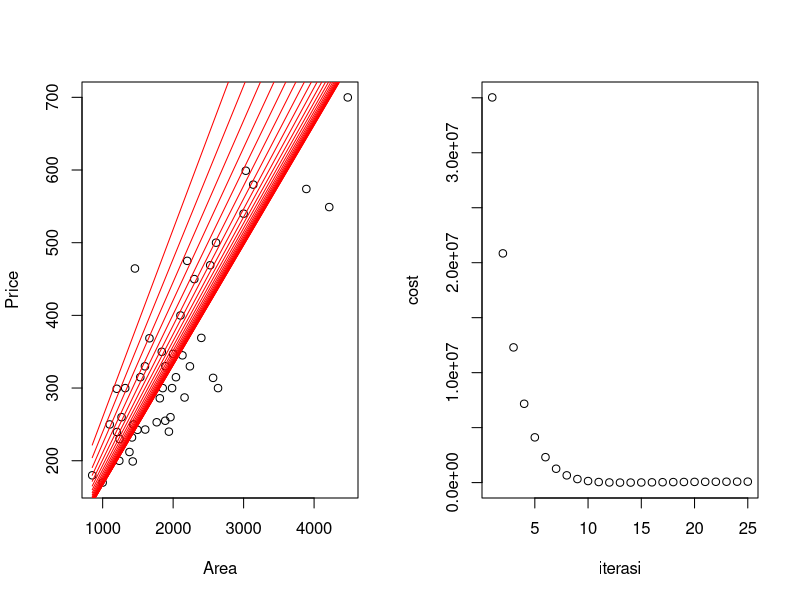

The R source for this figure:
## ---- chunk 1
linearModel <- function(x, p1, p2){
  res <- p1 + p2 * x
  
  return(res)
}
## ---- chunk 2
leastSquare <- function(ypred, yorigin) {
  res <- (0.5) * sum(ypred - yorigin)^2
return(res)
}
## ---- chunk 3
allCost <- NULL
# randomly initialize parameters, 
# drawing from a normal distribution
theta_0 <- rnorm(1, 0, 1)
theta_1 <- rnorm(1, 0, 1)
#set the learning rate
alpha <- 0.000000001
## ---- chunk 4
dataPortland <- read.csv("dataset/dataPortland.csv")
head(dataPortland)
## ---- chunk 5
#setting two-column plot
par(mfrow=c(1,2))
plot(xlab="Area", ylab="Price", dataPortland$area, dataPortland$price)

## ---- chunk 6
#begin the optimization
iter <- 25
for (i in 1 : iter) {
  y_pred <- sapply(dataPortland$area, linearModel, theta_0, theta_1)
  cost <- leastSquare(y_pred, dataPortland$price)
  D_theta1 <- sum( dataPortland$area * 
                     (y_pred - dataPortland$price)) # Partial derivative a
  D_theta0 <- sum((y_pred - dataPortland$price)) # Partial derivative b
  theta_0 <- theta_0 - alpha * D_theta0
  theta_1 <- theta_1 - alpha * D_theta1
  print(cost)
  allCost <- c(allCost, cost)
  #plot the lines
  lines(dataPortland$area, y_pred, col="red")
}
## ---- chunk 7
#to plot the cost
plot(NULL, NULL, ylab="cost", xlab="iterasi", xlim = c(1,iter), ylim = c(min(allCost), max(allCost)))
for (i in 1:iter) {
  points(i, allCost[i])
}
